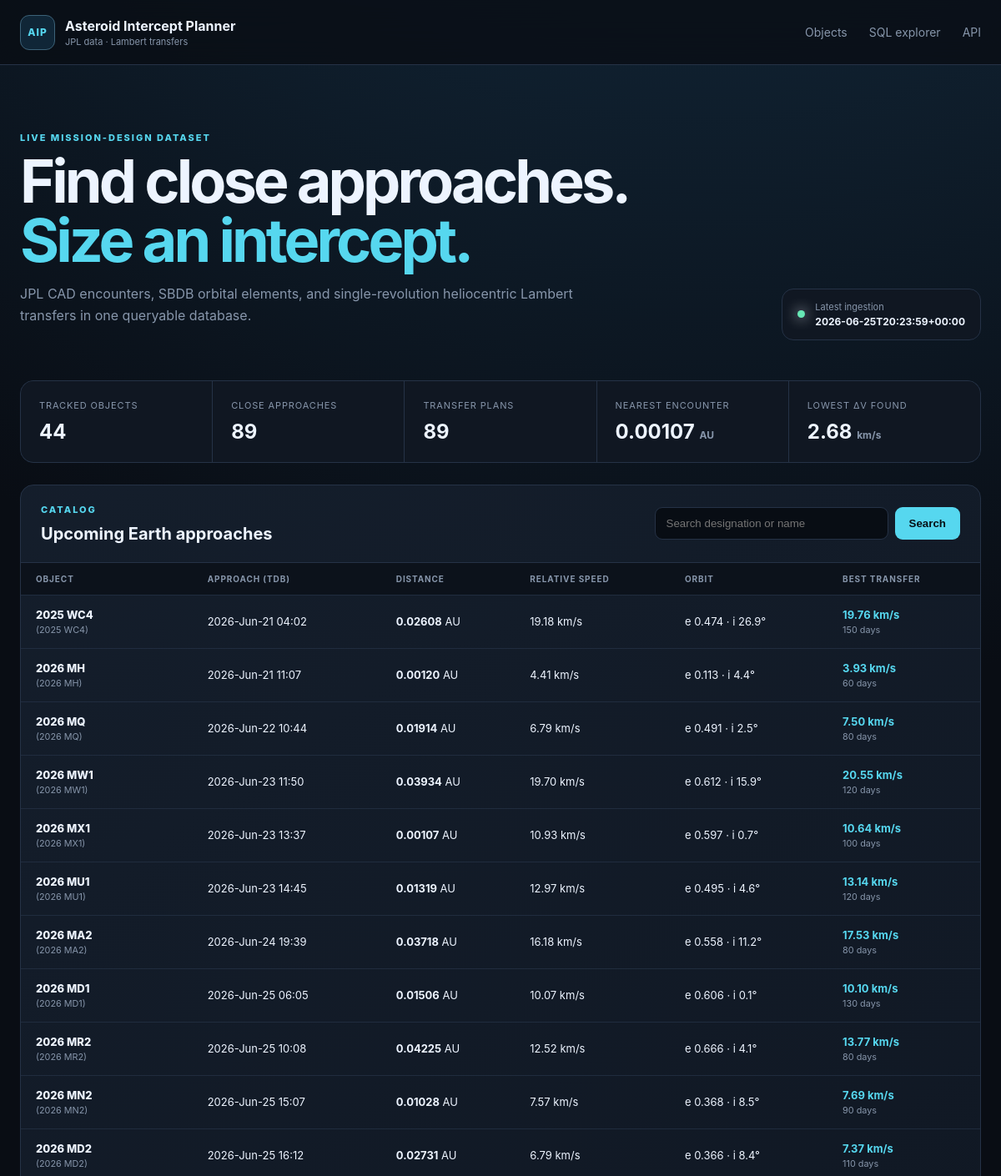
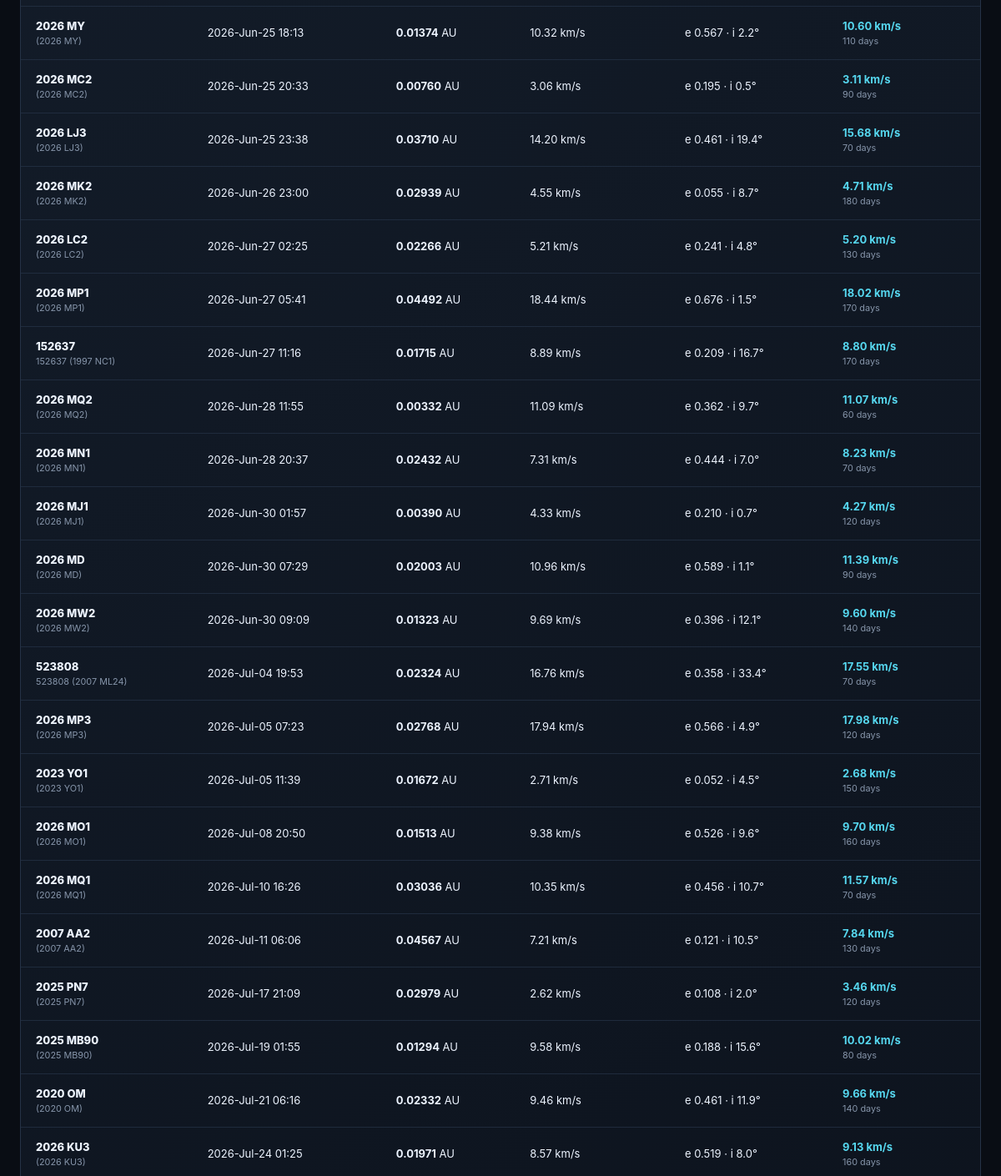
Before: / (upper part) with the older database file (2 pictures, top to bottom).
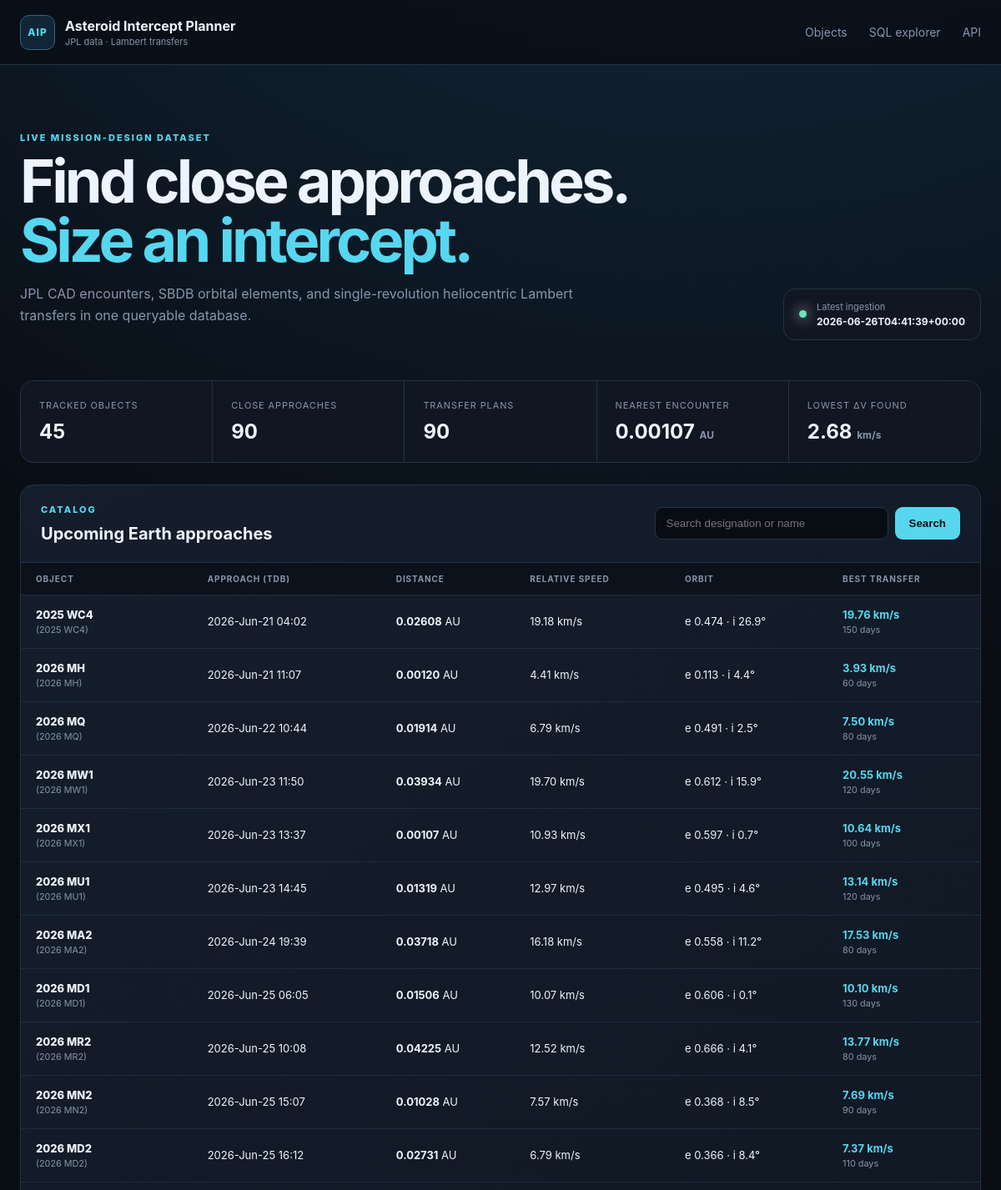
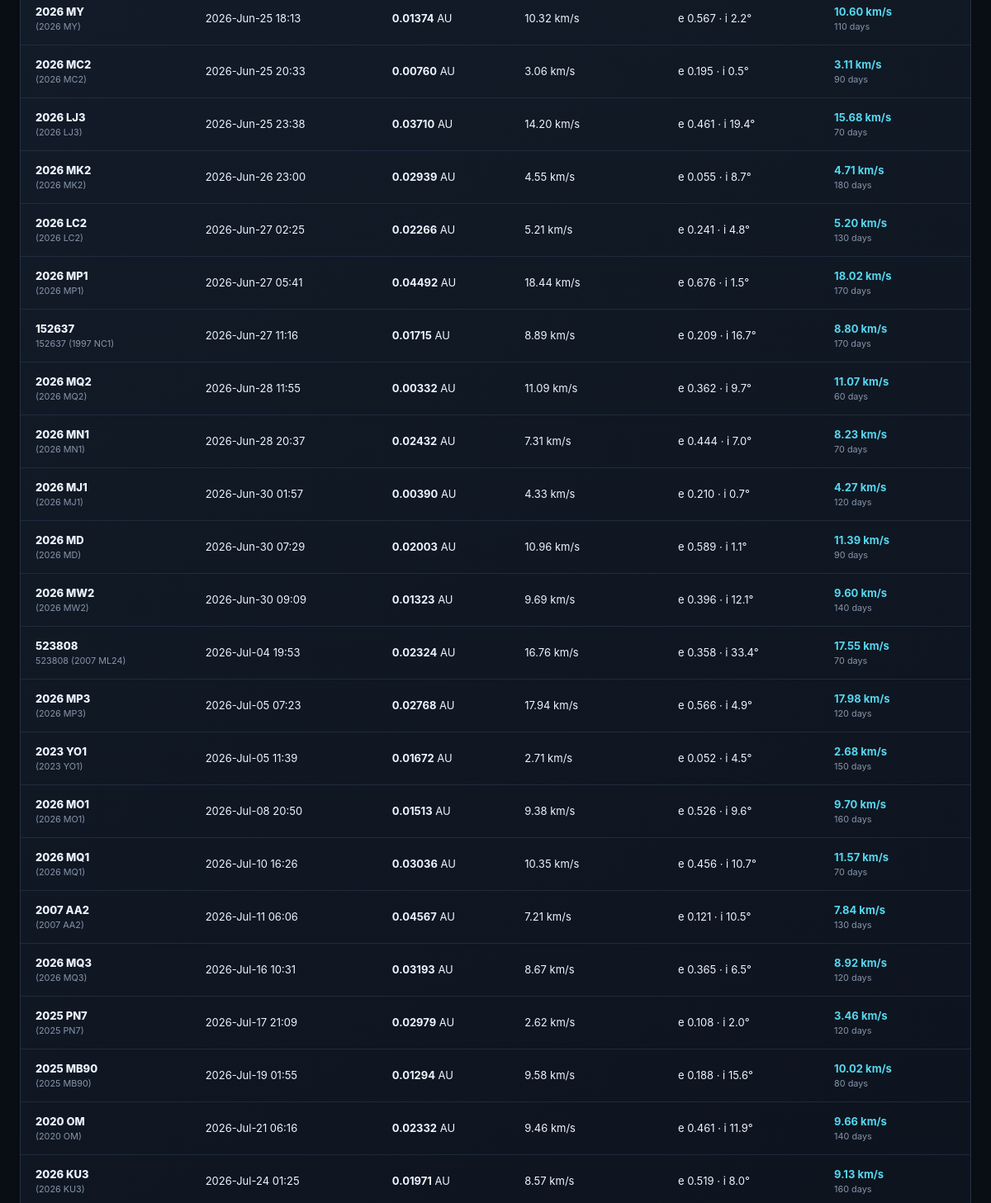
After: the same page with the newer database file (2 pictures, top to bottom).
### tables this page shows
CREATE TABLE ingestion_runs (
    run_id INTEGER PRIMARY KEY AUTOINCREMENT,
    started_at TEXT NOT NULL,
    finished_at TEXT,
    status TEXT NOT NULL CHECK (status IN ('running', 'success', 'failed')),
    source TEXT NOT NULL,
    query_json TEXT NOT NULL,
    object_count INTEGER NOT NULL DEFAULT 0,
    error_message TEXT
);

CREATE TABLE intercept_plans (
    plan_id INTEGER PRIMARY KEY AUTOINCREMENT,
    approach_id INTEGER NOT NULL REFERENCES close_approaches(approach_id) ON DELETE CASCADE,
    method TEXT NOT NULL,
    departure_jd_tdb REAL NOT NULL,
    arrival_jd_tdb REAL NOT NULL,
    tof_days REAL NOT NULL,
    departure_dv_kms REAL NOT NULL,
    arrival_dv_kms REAL NOT NULL,
    total_dv_kms REAL NOT NULL,
    c3_km2_s2 REAL,
    leo_departure_dv_kms REAL,
    polyline_json TEXT,
    computed_at TEXT NOT NULL,
    UNIQUE (approach_id, method)
);

CREATE TABLE asteroids (
    designation TEXT PRIMARY KEY,
    fullname TEXT,
    absolute_magnitude_h REAL,
    diameter_km REAL,
    first_seen_at TEXT NOT NULL,
    updated_at TEXT NOT NULL
);

CREATE TABLE close_approaches (
    approach_id INTEGER PRIMARY KEY AUTOINCREMENT,
    designation TEXT NOT NULL REFERENCES asteroids(designation) ON DELETE CASCADE,
    body TEXT NOT NULL DEFAULT 'Earth',
    close_approach_jd_tdb REAL NOT NULL,
    close_approach_text TEXT,
    distance_au REAL NOT NULL,
    distance_min_au REAL,
    distance_max_au REAL,
    relative_velocity_kms REAL,
    hyperbolic_excess_velocity_kms REAL,
    time_uncertainty TEXT,
    ingested_at TEXT NOT NULL,
    UNIQUE (designation, body, close_approach_jd_tdb)
);

CREATE TABLE orbital_elements (
    designation TEXT PRIMARY KEY REFERENCES asteroids(designation) ON DELETE CASCADE,
    epoch_jd_tdb REAL,
    semi_major_axis_au REAL NOT NULL,
    eccentricity REAL NOT NULL,
    inclination_deg REAL NOT NULL,
    raan_deg REAL NOT NULL,
    arg_periapsis_deg REAL NOT NULL,
    mean_anomaly_deg REAL,
    perihelion_time_jd_tdb REAL,
    perihelion_distance_au REAL,
    aphelion_distance_au REAL,
    orbital_period_days REAL,
    earth_moid_au REAL,
    condition_code TEXT,
    orbit_id TEXT,
    source TEXT NOT NULL,
    updated_at TEXT NOT NULL
);

### app/web.py (the view)
    @application.route("/")
    def index():
        search = request.args.get("q", "").strip()
        sort = request.args.get("sort", "date")
        order = request.args.get("order", "asc")
        return render_template(
            "index.html",
            rows=list_asteroids(search, sort, order, path=settings.database_path),
            stats=dashboard_stats(settings.database_path),
            latest_run=latest_ingestion(settings.database_path),
            search=search,
            sort=sort,
            order=order,
        )

### app/database.py (called while the page is built)
def _dict_row(cursor: sqlite3.Cursor, row: tuple[Any, ...]) -> dict[str, Any]:
    return {column[0]: row[index] for index, column in enumerate(cursor.description)}

@contextmanager
def connect(path: Path | None = None) -> Iterator[sqlite3.Connection]:
    database_path = Path(path or get_settings().database_path)
    database_path.parent.mkdir(parents=True, exist_ok=True)
    connection = sqlite3.connect(database_path, timeout=30)
    connection.row_factory = _dict_row
    connection.execute("PRAGMA foreign_keys = ON")
    connection.execute("PRAGMA busy_timeout = 30000")
    try:
        yield connection
    finally:
        connection.close()

def initialize_database(path: Path | None = None) -> Path:
    database_path = Path(path or get_settings().database_path)
    schema = Path(__file__).with_name("schema.sql").read_text(encoding="utf-8")
    with connect(database_path) as connection:
        schema_version = int(connection.execute("PRAGMA user_version").fetchone()["user_version"])
        if schema_version < 2:
            connection.executescript(schema)
            connection.commit()
    return database_path

def fetch_all(
    query: str, params: Sequence[Any] = (), path: Path | None = None
) -> list[dict[str, Any]]:
    initialize_database(path)
    with connect(path) as connection:
        return connection.execute(query, params).fetchall()

def fetch_one(
    query: str, params: Sequence[Any] = (), path: Path | None = None
) -> dict[str, Any] | None:
    rows = fetch_all(query, params, path)
    return rows[0] if rows else None

def dashboard_stats(path: Path | None = None) -> dict[str, Any]:
    return (
        fetch_one(
            """
        SELECT
          (SELECT COUNT(*) FROM asteroids) AS asteroid_count,
          (SELECT COUNT(*) FROM close_approaches) AS approach_count,
          (SELECT COUNT(*) FROM intercept_plans) AS plan_count,
          (SELECT MIN(distance_au) FROM close_approaches) AS nearest_distance_au,
          (SELECT MIN(total_dv_kms) FROM intercept_plans) AS lowest_total_dv_kms
        """,
            path=path,
        )
        or {}
    )

def latest_ingestion(path: Path | None = None) -> dict[str, Any] | None:
    return fetch_one("SELECT * FROM ingestion_runs ORDER BY run_id DESC LIMIT 1", path=path)

### app/templates/index.html (shortened to what this page needs)
{% extends "base.html" %}
{% block content %}
<section class="hero">
  <div>
    <p class="eyebrow">LIVE MISSION-DESIGN DATASET</p>
    <h1>Find close approaches.<br><span>Size an intercept.</span></h1>
    <p>JPL CAD encounters, SBDB orbital elements, and single-revolution heliocentric Lambert transfers in one queryable database.</p>
  </div>
  <div class="run-status">
    <span class="status-dot {{ 'ok' if latest_run and latest_run.status == 'success' else '' }}"></span>
    <div><small>Latest ingestion</small><strong>{{ latest_run.finished_at if latest_run else 'No run recorded' }}</strong></div>
  </div>
</section>
<section class="metrics">
  <article><small>Tracked objects</small><strong>{{ stats.asteroid_count or 0 }}</strong></article>
  <article><small>Close approaches</small><strong>{{ stats.approach_count or 0 }}</strong></article>
  <article><small>Transfer plans</small><strong>{{ stats.plan_count or 0 }}</strong></article>
  <article><small>Nearest encounter</small><strong>{{ stats.nearest_distance_au|number(5) }} <em>AU</em></strong></article>
  <article><small>Lowest Δv found</small><strong>{{ stats.lowest_total_dv_kms|number(2) }} <em>km/s</em></strong></article>
</section>
<section class="panel">
  <div class="panel-header">
    <div><p class="eyebrow">CATALOG</p><h2>Upcoming Earth approaches</h2></div>
    <form class="search" method="get">
      <input type="search" name="q" value="{{ search }}" placeholder="Search designation or name">
      <button>Search</button>
    </form>
  </div>
  <div class="table-wrap">
    <table>
      <thead><tr>
        <th>Object</th><th>Approach (TDB)</th><th>Distance</th><th>Relative speed</th>
        <th>Orbit</th><th>Best transfer</th>
      </tr></thead>
      <tbody>
      {% for row in rows %}
        <tr>
          <td><a class="object-link" href="{{ url_for('asteroid_detail', designation=row.designation) }}">{{ row.designation }}</a><small>{{ row.fullname or '' }}</small></td>
          <td>{{ row.close_approach_text or row.close_approach_jd_tdb|number(2) }}</td>
          <td><strong>{{ row.distance_au|number(5) }}</strong> AU</td>
          <td>{{ row.relative_velocity_kms|number(2) }} km/s</td>
          <td>e {{ row.eccentricity|number(3) }} · i {{ row.inclination_deg|number(1) }}°</td>
          <td>{% if row.total_dv_kms is not none %}<strong class="accent">{{ row.total_dv_kms|number(2) }} km/s</strong><small>{{ row.tof_days|number(0) }} days</small>{% else %}<span class="muted">No feasible grid solution</span>{% endif %}</td>
        </tr>
      {% else %}
        <tr><td class="empty" colspan="6">The database is empty. Run <code>python -m app.ingest</code> to populate it.</td></tr>
      {% endfor %}
      </tbody>
    </table>
  </div>
</section>
{% endblock %}

### app/templates/base.html (shortened to what this page needs)
<!doctype html>
<html lang="en">
  <head>
    <link rel="stylesheet" href="{{ url_for('static', filename='style.css') }}">
  </head>
  <body>
    <header class="site-header">
      <a class="brand" href="{{ url_for('index') }}">
        <span class="brand-mark">AIP</span>
        <span><strong>Asteroid Intercept Planner</strong><small>JPL data · Lambert transfers</small></span>
      </a>
      <nav>
        <a href="{{ url_for('index') }}">Objects</a>
        <a href="{{ url_for('data_explorer') }}">SQL explorer</a>
        <a href="{{ url_for('asteroid_api') }}">API</a>
      </nav>
    </header>
    <main>{% block content %}{% endblock %}</main>
  </body>
</html>

### app/static/style.css (style rules this page uses)
:root { --bg:#090d14;--surface:#101722;--surface-2:#151f2d;--line:#253246;--text:#edf4ff;--muted:#8796ab;--cyan:#56d7ef;--green:#67e8b5;--orange:#ffad66;--max:1440px;font-family:Inter,ui-sans-serif,system-ui,-apple-system,BlinkMacSystemFont,"Segoe UI",sans-serif;color-scheme:dark }
* { box-sizing:border-box }
body { margin:0;background:radial-gradient(circle at 70% -20%,#16334a 0,transparent 35%),var(--bg);color:var(--text);min-height:100vh }
.site-header { height:78px;border-bottom:1px solid var(--line);display:flex;align-items:center;justify-content:space-between;padding:0 max(24px,calc((100vw - var(--max))/2));background:rgba(9,13,20,.78);backdrop-filter:blur(18px);position:sticky;top:0;z-index:10 }
.brand { display:flex;gap:12px;align-items:center;text-decoration:none;color:var(--text) }
.brand-mark { width:42px;height:42px;border:1px solid #3c6278;background:#102637;border-radius:11px;display:grid;place-items:center;color:var(--cyan);font-size:12px;font-weight:800;letter-spacing:.08em }
.brand strong,.brand small { display:block }
.brand small { color:var(--muted);font-size:11px;margin-top:2px }
.site-header nav { display:flex;gap:26px }
.site-header nav a { color:var(--muted);text-decoration:none;font-size:14px }
main { max-width:var(--max);margin:auto;padding:42px 24px 80px }
.hero { display:flex;justify-content:space-between;align-items:flex-end;padding:38px 0 48px }
.eyebrow { font-size:11px;letter-spacing:.18em;color:var(--cyan);font-weight:800;margin:0 0 10px }
.hero h1,.detail-hero h1 { font-size:clamp(42px,6vw,82px);line-height:.98;margin:0;letter-spacing:-.055em }
.hero h1 span { color:var(--cyan) }
.hero>div>p:last-child,.detail-hero>p:last-child { color:var(--muted);max-width:680px;line-height:1.65 }
.run-status { display:flex;align-items:center;gap:12px;padding:14px 18px;border:1px solid var(--line);border-radius:14px;background:var(--surface) }
.run-status small,.run-status strong { display:block }
.run-status small { color:var(--muted);font-size:11px }
.run-status strong { font-size:12px;margin-top:3px }
.status-dot { width:9px;height:9px;border-radius:50%;background:var(--orange);box-shadow:0 0 16px currentColor }
.status-dot.ok { background:var(--green) }
.metrics { display:grid;grid-template-columns:repeat(5,1fr);gap:1px;background:var(--line);border:1px solid var(--line);border-radius:16px;overflow:hidden;margin-bottom:26px }
.metrics article { background:var(--surface);padding:22px }
.metrics small { display:block;color:var(--muted);font-size:11px;text-transform:uppercase;letter-spacing:.08em }
.metrics strong { display:block;font-size:24px;margin-top:10px }
.metrics em { font-size:12px;color:var(--muted);font-style:normal }
.panel { border:1px solid var(--line);background:linear-gradient(145deg,rgba(21,31,45,.93),rgba(12,18,28,.93));border-radius:16px;overflow:hidden }
.panel-header { padding:22px 24px;border-bottom:1px solid var(--line);display:flex;align-items:center;justify-content:space-between;gap:24px }
.panel-header h2,.note-card h2,.table-list h2 { margin:0;font-size:20px }
.search { display:flex;gap:8px }
input,textarea { background:#080d14;border:1px solid var(--line);color:var(--text);border-radius:9px;padding:11px 13px }
input { min-width:280px }
button,.button { background:var(--cyan);border:0;color:#071015;border-radius:9px;padding:11px 17px;font-weight:800;cursor:pointer;text-decoration:none;display:inline-block }
.table-wrap { overflow:auto }
table { width:100%;border-collapse:collapse;font-size:13px }
th { text-align:left;color:var(--muted);font-size:10px;text-transform:uppercase;letter-spacing:.09em;padding:13px 18px;background:#0c121b;white-space:nowrap }
td { border-top:1px solid rgba(37,50,70,.75);padding:15px 18px;white-space:nowrap }
td small { display:block;color:var(--muted);margin-top:4px }
.object-link { color:var(--text);font-weight:800;text-decoration:none }
.object-link:hover,.accent { color:var(--cyan) }

Changed rows visible on the page:
no longer on this page (row unchanged): ingestion_runs: finished_at "2026-06-25T20:23:59+00:00"
added ingestion_runs: finished_at "2026-06-26T04:41:39+00:00"
added intercept_plans: designation "2026 MQ3", fullname "(2026 MQ3)", close_approach_text "2026-Jul-16 10:31", distance_au|number "0.03193", relative_velocity_kms|number "8.67", eccentricity|number "0.365", inclination_deg|number "6.5", total_dv_kms|number "8.92", tof_days|number "120"
Other visible differences:
{{ stats.asteroid_count or 0 }}: "44" → "45"
{{ stats.approach_count or 0 }}: "89" → "90"
{{ stats.plan_count or 0 }}: "89" → "90"
